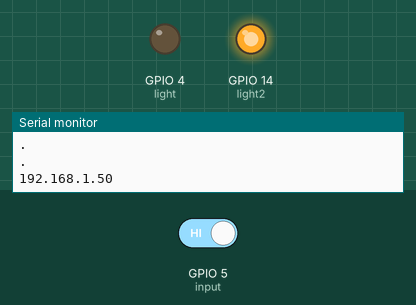
This sketch was run on a simulated ESP8266 (NodeMCU). Parts: output pins drawn as LEDs (lit = HIGH), the last lines printed to the serial monitor. The test bench sets the inputs (shaded band); at power-on: GPIO 5 (input) HIGH. WiFi joins after 1.5 s; servers stay silent unless stated.

Above: at 3.2 s.
3.3 s: GPIO 5 (input) driven LOW
At 4.5 s:
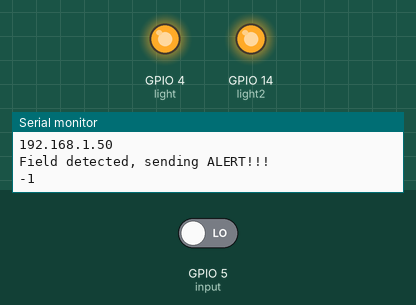
4.8 s: GPIO 5 (input) driven HIGH
At 6.6 s:
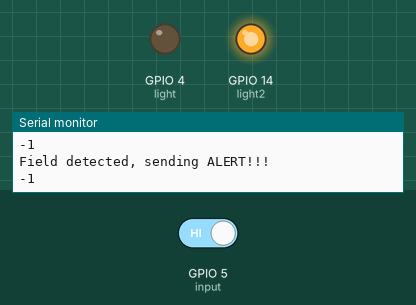
Timing chart, 0 to 8.1 s (numbered marks = the images above; inputs shaded):
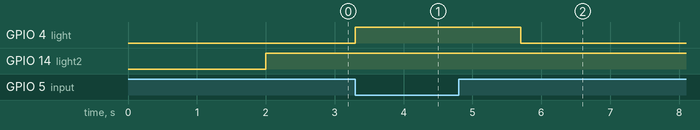

Measured:
- after the input at 3.3 s, GPIO 4 (light): LOW → HIGH at once
- after the input at 4.8 s, GPIO 4 (light): HIGH → LOW after 0.90 s

The sketch:

door_alert.ino
```cpp
#include <ESP8266WiFi.h>

#include <ESP8266HTTPClient.h>

const char* ssid = "Your_WiFi_Name";
const char* password = "Your_WiFi_Password";

IPAddress ip(192,168,1,53);
IPAddress gateway(192,168,1,1);
IPAddress subnet(255,255,255,0);

const int input = 5;
const int light = 4;
const int light2 = 14;

void sendAlert(){
  String address = "http://192.168.1.51:9090/door_alert";
  WiFiClient client;
  HTTPClient http;
  if(WiFi.status() == WL_CONNECTED){
    http.begin(address);
    int httpCode = http.GET();
    Serial.println(httpCode);
    http.end();
  }else{
    Serial.println("no wifi");
  }
}

void setup() {
  pinMode(input, INPUT);
  pinMode(light, OUTPUT);
  pinMode(light2, OUTPUT);
  Serial.begin(115200);

  WiFi.begin(ssid, password);
  WiFi.config(ip, gateway, subnet);
  Serial.println("Connecting to WiFi");
  while (WiFi.status() != WL_CONNECTED) {
    delay(1000);
    Serial.println(".");
  }

  // Print ESP8266 Local IP Address
  Serial.println(WiFi.localIP());
}

void loop() {
  digitalWrite(light, LOW);
  if(WiFi.status()== WL_CONNECTED){
    digitalWrite(light2, HIGH);
  }else{
    Serial.println("No WiFi");
    digitalWrite(light2, LOW);
  }
  if(digitalRead(input)!=1){
    Serial.println("Field detected, sending ALERT!!!");
    digitalWrite(light, HIGH);
    sendAlert();
    delay(1000);
  }
//  delay(10);
}
```
